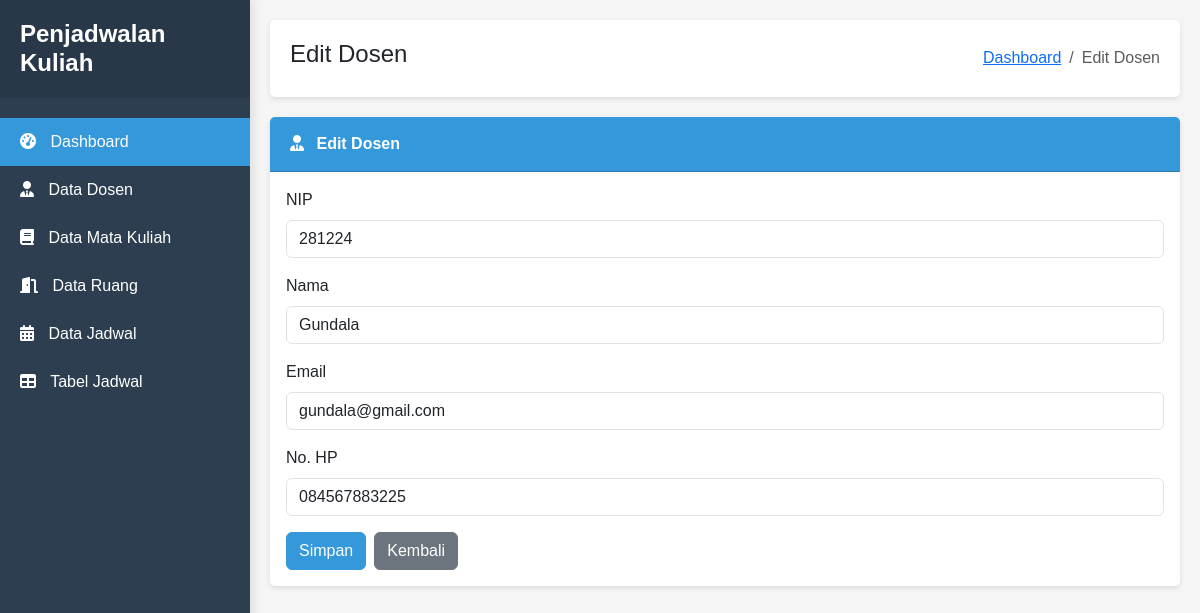
Page /dosen/edit/1 on the committed database.
### tables this page shows
CREATE TABLE `dosen` (
  `id` int(11) NOT NULL,
  `nip` varchar(20) NOT NULL,
  `nama` varchar(100) NOT NULL,
  `email` varchar(100) NOT NULL,
  `no_hp` varchar(15) NOT NULL,
  `created_at` timestamp NOT NULL DEFAULT current_timestamp(),
  `updated_at` timestamp NOT NULL DEFAULT current_timestamp() ON UPDATE current_timestamp()
);

### application/controllers/Dosen.php (called while the page is built, shortened)
<?php
class Dosen extends CI_Controller {
    public function __construct() {
        $this->load->model('Dosen_model');
        $this->load->library(['form_validation', 'session']);
        $this->load->database();
    }
    public function edit($id) {
        $data['title'] = 'Edit Dosen';
        $data['action'] = "dosen/edit/$id";
        $data['dosen'] = $this->Dosen_model->get_by_id($id);
        $this->form_validation->set_rules('nip', 'NIP', 'required');
        $this->form_validation->set_rules('nama', 'Nama', 'required');
        $this->form_validation->set_rules('email', 'Email', 'required|valid_email');
        $this->form_validation->set_rules('no_hp', 'No HP', 'required');
        if ($this->form_validation->run() == FALSE) {
            $this->load->view('templates/header', $data);
            $this->load->view('templates/sidebar');
            $this->load->view('dosen/form', $data);
            $this->load->view('templates/footer');
        }
    }
}

### index.php (called while the page is built, shortened)
<?php
require_once BASEPATH.'core/CodeIgniter.php';

### application/models/Dosen_model.php (called while the page is built, shortened)
<?php
class Dosen_model extends CI_Model {
    private $table = 'dosen';
    public function get_by_id($id) {
        return $this->db->get_where($this->table, ['id' => $id])->row();
    }
}

### application/views/dosen/form.php (the view, shortened to what this page needs)
<div class="card">
    <div class="card-header">
        <i class="fas fa-user-tie me-2"></i> <?= $title ?>
    </div>
    <div class="card-body">
        <?= form_open($action) ?>
            <div class="mb-3">
                <label for="nip" class="form-label">NIP</label>
                <input type="text" class="form-control <?= form_error('nip') ? 'is-invalid' : '' ?>" id="nip" name="nip" value="<?= set_value('nip', isset($dosen) ? $dosen->nip : '') ?>">
            </div>
            <div class="mb-3">
                <label for="nama" class="form-label">Nama</label>
                <input type="text" class="form-control <?= form_error('nama') ? 'is-invalid' : '' ?>" id="nama" name="nama" value="<?= set_value('nama', isset($dosen) ? $dosen->nama : '') ?>">
            </div>
            <div class="mb-3">
                <label for="email" class="form-label">Email</label>
                <input type="email" class="form-control <?= form_error('email') ? 'is-invalid' : '' ?>" id="email" name="email" value="<?= set_value('email', isset($dosen) ? $dosen->email : '') ?>">
            </div>
            <div class="mb-3">
                <label for="no_hp" class="form-label">No. HP</label>
                <input type="text" class="form-control <?= form_error('no_hp') ? 'is-invalid' : '' ?>" id="no_hp" name="no_hp" value="<?= set_value('no_hp', isset($dosen) ? $dosen->no_hp : '') ?>">
            </div>
            <div class="d-flex gap-2">
                <button type="submit" class="btn btn-primary">Simpan</button>
                <a href="<?= base_url('dosen') ?>" class="btn btn-secondary">Kembali</a>
            </div>
        <?= form_close() ?>
    </div>
</div>

### application/views/templates/header.php (style rules this page uses)
:root { --primary-color: #3498db; --secondary-color: #2c3e50; --light-color: #f8f9fa; --dark-color: #343a40; }
body { font-family: 'Poppins', sans-serif; background-color: #f5f5f5; }
.card { border: none; border-radius: 5px; box-shadow: 0 2px 5px rgba(0, 0, 0, 0.1); margin-bottom: 20px; }
.card-header { background-color: var(--primary-color); color: white; font-weight: bold; padding: 15px 20px; border-radius: 5px 5px 0 0; }
.btn-primary { background-color: var(--primary-color); border-color: var(--primary-color); }

### rows in the picture
dosen: nip "281224", nama "Gundala", email "gundala@gmail.com", no_hp "084567883225"

### other values in the picture
$title "Edit Dosen"
